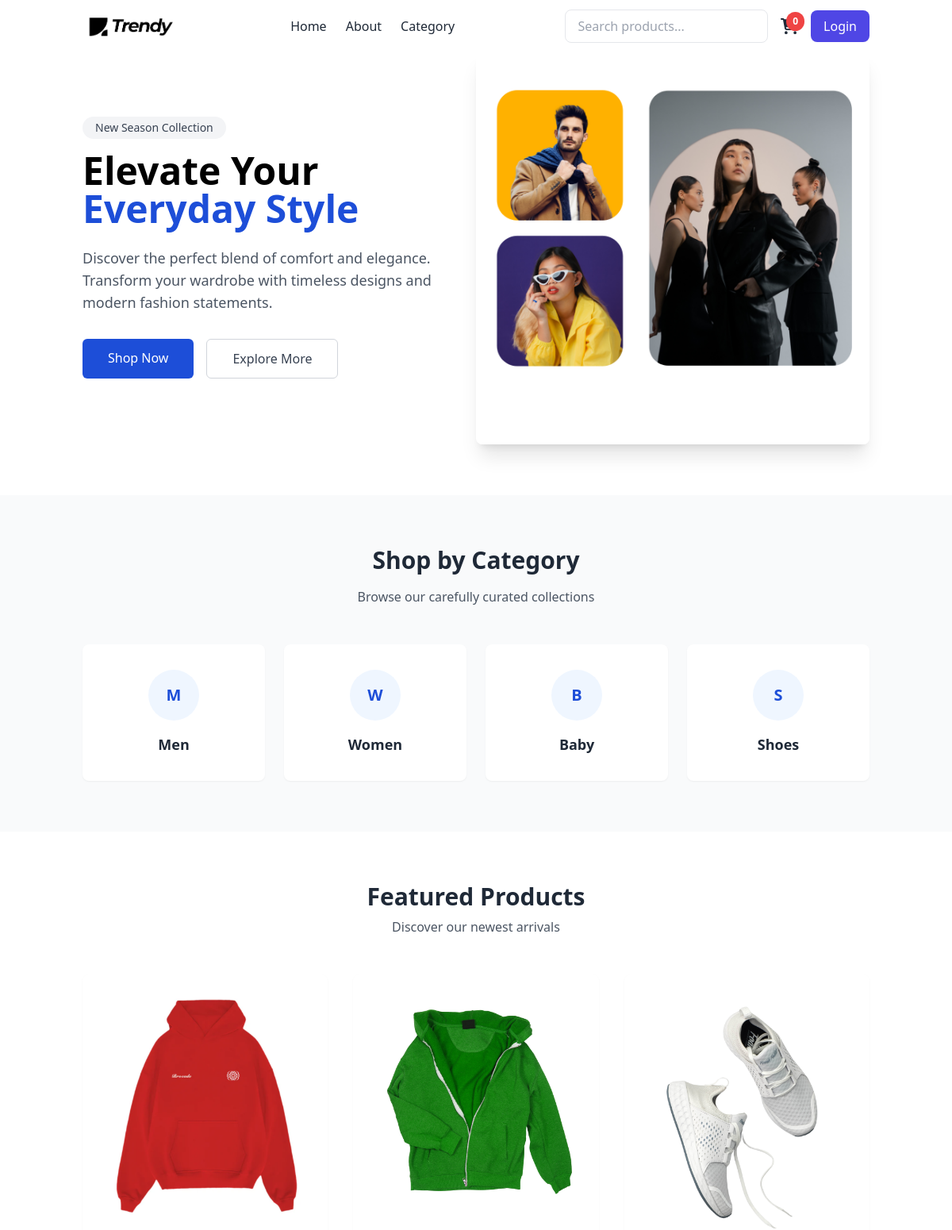
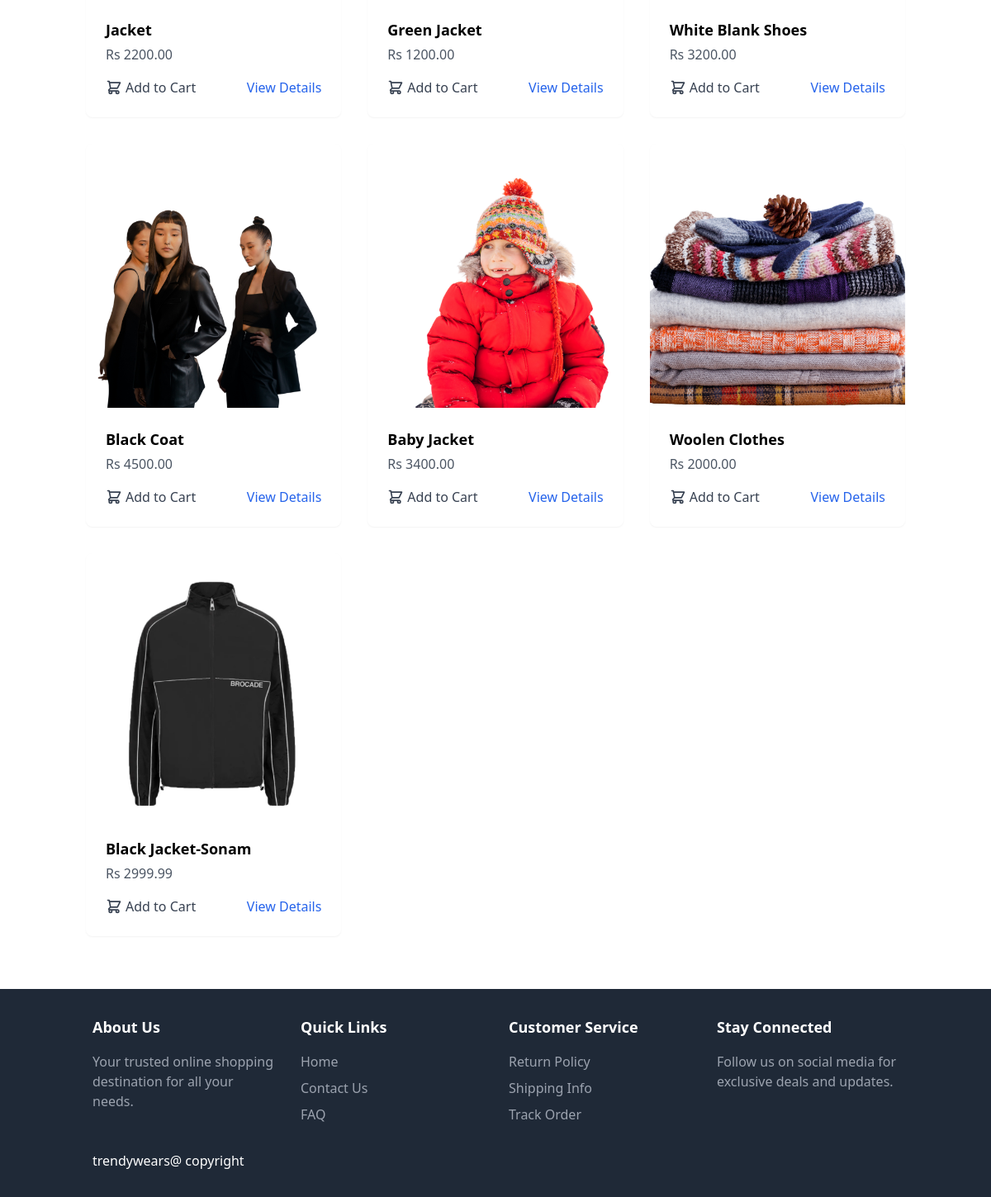
The page / on the database its author committed (2 pictures, top to bottom).
### store/models.py (models this page shows, shortened)
class Product(models.Model):
    name=models.CharField(max_length=100)
    price=models.DecimalField(default=0,decimal_places=2,max_digits=6)
    Category=models.ForeignKey(Category,on_delete=models.CASCADE,default=1)
    description=models.CharField(max_length=250,default='',blank=True,null=True)
    image=models.ImageField(upload_to='uploads/product/')
    is_sale=models.BooleanField(default=False)
    sale_price=models.DecimalField(default=0,decimal_places=2,max_digits=6)
    created_at = models.DateField(default=timezone.now)  # Using timezone.now() here
    @property
    def is_new(self):
        return timezone.now().date() - self.created_at <= timedelta(days=7)

### store/views.py (the view)
# urls.py: path('',views.home, name='home'),
def home(request):
    products=Product.objects.all()
    return render(request ,'home.html',{'products':products})

### cart/context_processors.py (called while the page is built)
def cart(request):
    return{'cart':Cart(request)}

### store/templates/home.html (shortened to what this page needs)
{% extends "base.html" %}
{% load static %}
{% block content %}
<section class="bg-white py-16">
    <div class="container mx-auto px-4 flex flex-col md:flex-row items-center">
        <div class="md:w-1/2 mb-12 md:mb-0 md:pr-10">
            <span class="inline-block bg-gray-100 text-gray-700 px-4 py-1 rounded-full text-sm mb-4">
                New Season Collection
            </span>
            <h1 class="text-4xl md:text-5xl font-bold leading-tight mb-6">
                Elevate Your <br>
                <span class="text-blue-700">Everyday Style</span>
            </h1>
            <p class="text-gray-600 mb-8 text-lg">
                Discover the perfect blend of comfort and elegance.
                Transform your wardrobe with timeless designs and
                modern fashion statements.
            </p>
            <div class="flex flex-col sm:flex-row gap-4">
                <a href="#products" class="bg-blue-700 text-white px-8 py-3 rounded-md hover:bg-blue-600 transition font-medium text-center">
                    Shop Now
                </a>
                <a href="#" class="border border-gray-300 text-gray-700 px-8 py-3 rounded-md hover:bg-gray-50 transition font-medium text-center">
                    Explore More
                </a>
            </div>
        </div>
        <div class="md:w-1/2 flex justify-center">
            <img src="{% static 'assests/hero1.png' %}" alt="Fashionable outfit" class="rounded-lg shadow-xl max-w-full h-auto">
        </div>
    </div>
</section>
<section class="py-16 bg-gray-50">
    <div class="container mx-auto px-4">
        <div class="text-center mb-12">
            <h2 class="text-3xl font-bold text-gray-800 mb-4">Shop by Category</h2>
            <p class="text-gray-600 max-w-2xl mx-auto">Browse our carefully curated collections</p>
        </div>
        <div class="grid grid-cols-2 md:grid-cols-4 gap-6">
            <a href="{% url 'category' 'men' %}" class="group">
                <div class="bg-white p-8 rounded-lg shadow-sm hover:shadow-md transition-all duration-300 text-center h-full flex flex-col items-center justify-center">
                    <div class="w-16 h-16 bg-blue-50 rounded-full flex items-center justify-center mb-4 group-hover:bg-blue-100 transition-colors">
                        <span class="text-blue-700 font-bold text-xl">M</span>
                    </div>
                    <h3 class="font-semibold text-gray-800 text-lg">Men</h3>
                </div>
            </a>
            <a href="{% url 'category' 'women' %}" class="group">
                <div class="bg-white p-8 rounded-lg shadow-sm hover:shadow-md transition-all duration-300 text-center h-full flex flex-col items-center justify-center">
                    <div class="w-16 h-16 bg-blue-50 rounded-full flex items-center justify-center mb-4 group-hover:bg-blue-100 transition-colors">
                        <span class="text-blue-700 font-bold text-xl">W</span>
                    </div>
                    <h3 class="font-semibold text-gray-800 text-lg">Women</h3>
                </div>
            </a>
            <a href="{% url 'category' 'baby' %}" class="group">
                <div class="bg-white p-8 rounded-lg shadow-sm hover:shadow-md transition-all duration-300 text-center h-full flex flex-col items-center justify-center">
                    <div class="w-16 h-16 bg-blue-50 rounded-full flex items-center justify-center mb-4 group-hover:bg-blue-100 transition-colors">
                        <span class="text-blue-700 font-bold text-xl">B</span>
                    </div>
                    <h3 class="font-semibold text-gray-800 text-lg">Baby</h3>
                </div>
            </a>
            <a href="{% url 'category' 'shoes' %}" class="group">
                <div class="bg-white p-8 rounded-lg shadow-sm hover:shadow-md transition-all duration-300 text-center h-full flex flex-col items-center justify-center">
                    <div class="w-16 h-16 bg-blue-50 rounded-full flex items-center justify-center mb-4 group-hover:bg-blue-100 transition-colors">
                        <span class="text-blue-700 font-bold text-xl">S</span>
                    </div>
                    <h3 class="font-semibold text-gray-800 text-lg">Shoes</h3>
                </div>
            </a>
        </div>
    </div>
</section>
<section class="py-16 bg-white">
    <div class="container mx-auto px-4">
        <div class="text-center mb-12">
            <h2 class="text-3xl font-bold text-gray-800 mb-2">Featured Products</h2>
            <p class="text-gray-600">Discover our newest arrivals</p>
        </div>
        <div class="grid grid-cols-1 md:grid-cols-2 lg:grid-cols-3 gap-8">
            {% for product in products %}
            <div class="bg-white rounded-lg overflow-hidden shadow-sm hover:shadow-md transition-all duration-300 group">
                <div class="relative overflow-hidden">
                    <img src="{{ product.image.url }}" alt="{{ product.name }}" class="w-full h-80 object-cover transition-transform duration-500 group-hover:scale-105">
                </div>
                <div class="p-6">
                    <h3 class="font-semibold text-lg mb-1">{{ product.name }}</h3>
                    <p class="text-gray-600 mb-4">Rs {{ product.price }}</p>
                    <div class="flex justify-between items-center">
                        <button onclick="addToCart('{{ product.id }}')" class="text-gray-700 hover:text-blue-600 transition-colors">
                            <span class="flex items-center">
                                Add to Cart
                            </span>
                        </button>
                        <a href="/product/{{ product.id }}" class="text-blue-600 hover:text-blue-800 transition-colors font-medium">
                            View Details
                        </a>
                    </div>
                </div>
            </div>
            {% endfor %}
        </div>
    </div>
</section>
{% endblock %}

### rows shown on the page
Product: image (picture), name "Jacket", price "2200.00"
Product: image (picture), name "Green Jacket", price "1200.00"
Product: image (picture), name "White Blank Shoes", price "3200.00"
Product: image (picture), name "Black Coat", price "4500.00"
Product: image (picture), name "Baby Jacket", price "3400.00"
Product: image (picture), name "Woolen Clothes", price "2000.00"
Product: image (picture), name "Black Jacket-Sonam", price "2999.99"

### other values the page prints
{{ cart_item_count|default:0 }} "0"
